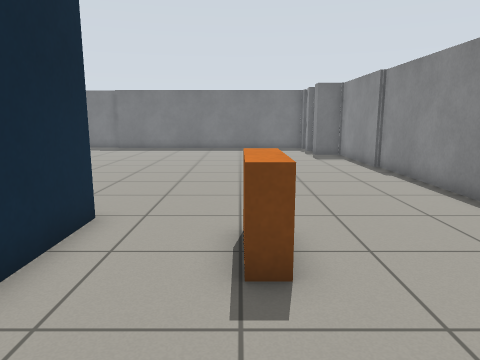
View 1 (above)

16 first-person views from a walk through a Gazebo world. The camera is 1 m above the floor, tilts 10° down and sees 70° across. The floor is counted in squares, 0.5 m on a side. Each view is taken from the middle of a square. On the plan, view 1 faces up. The plan holds only what a view shows up to about 18 squares ahead; the rest is blank.

View 2
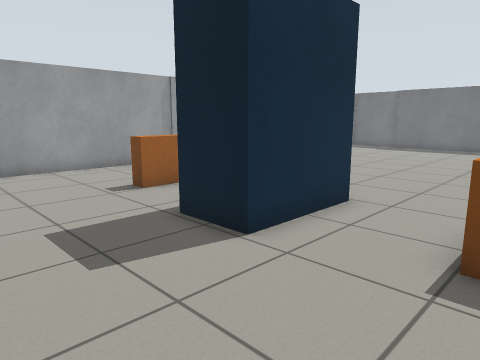

View 3
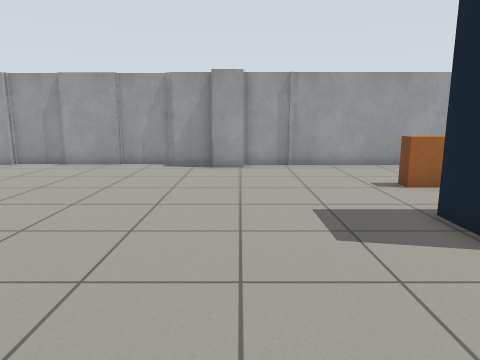

View 4
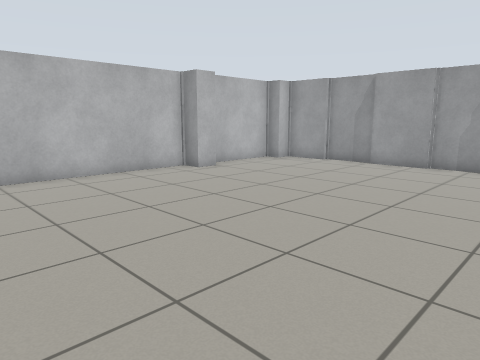

View 5
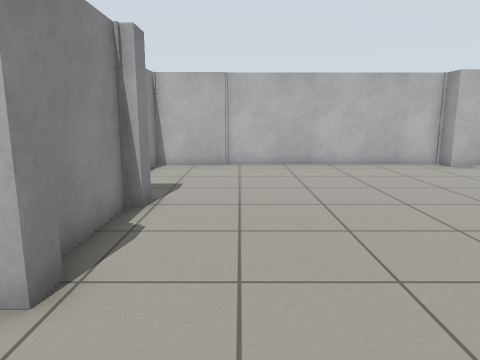

View 6
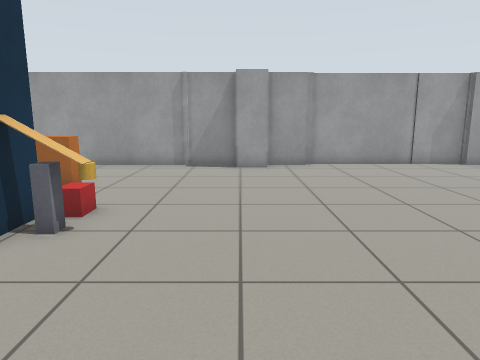

View 7
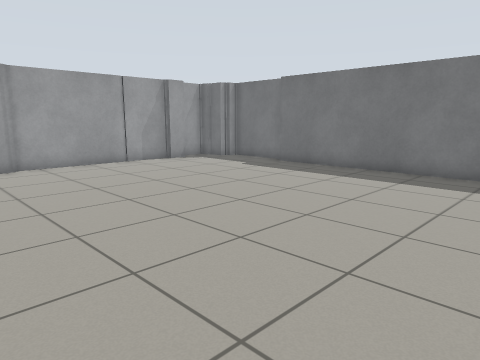

View 8
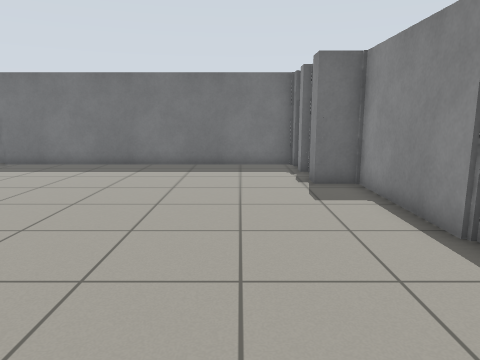

View 9
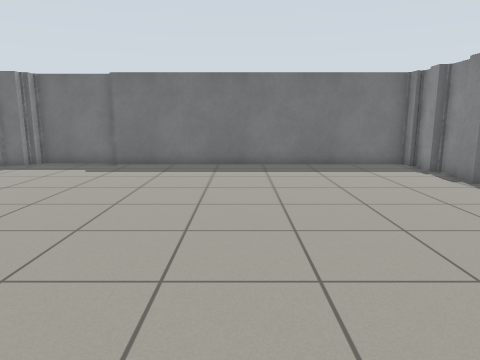

View 10
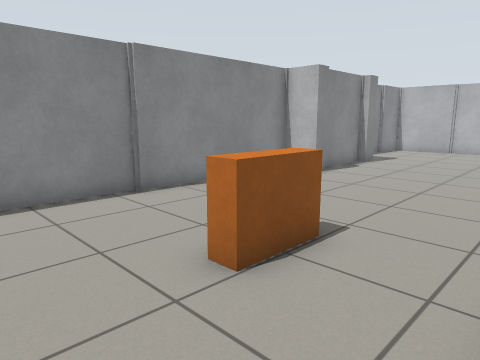

View 11
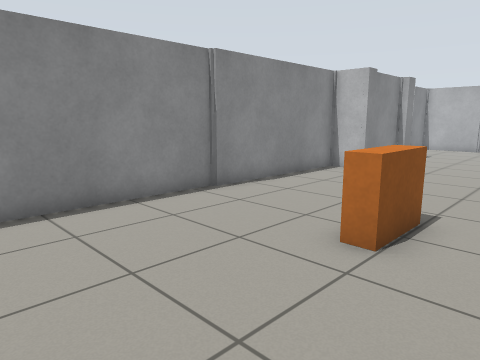

View 12
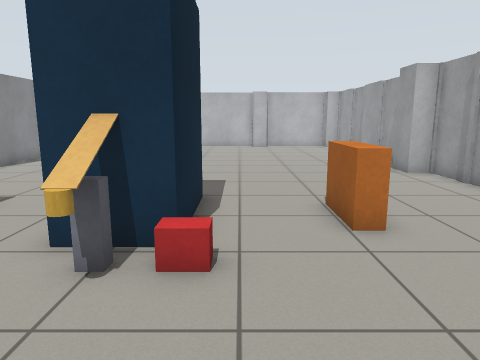

View 13
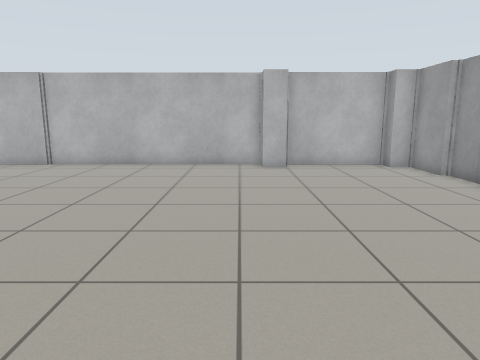

View 14
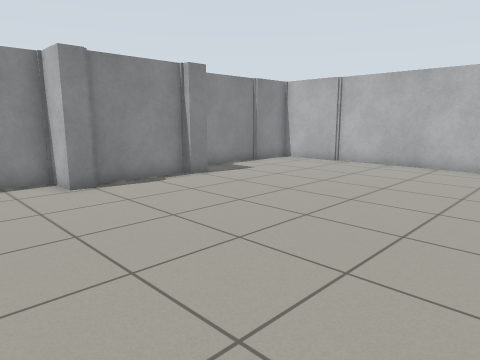

View 15
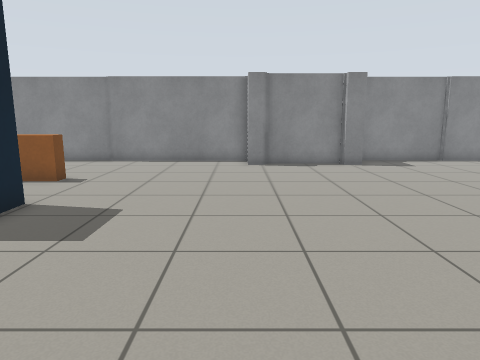

View 16
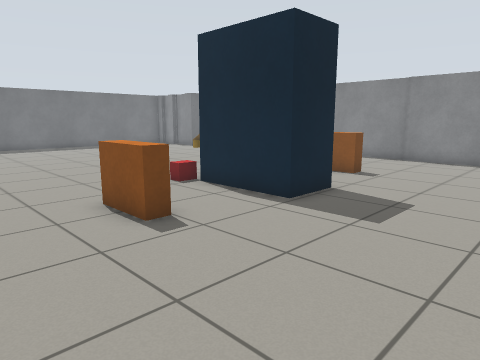

### Floor plan
Key: @ floor where view 1 was taken; # wall or solid block; . floor; B blue box; R orange box; C yellow cylinder; E red box; I beige box.
Columns run from 14 left of view 1 to 6 right of it. Each row starts with its distance up from view 1.
 25  ###################
 24  #.................#
 23  ..................#
 22 #..................#
 21 #..................#
 20 #..................##
 19 #...................#
 18 #...................#
 17 #...................#
 16 #...................#
 15 #...................#
 14 #...................#
 13 #...................#
 12 ##..................#
 11 ##..................#
 10 #...................#
  9 #...................#
  8 #.........C.........#
  7 #........EIB........#
  6 #.....R..B B..R.....#
  5 #.....R..B B..R.....#
  4 #.....R..B B..R.....#
  3 #........BBB........#
  2 #...................#
  1 #...................#
  0 #.............@.....#
 -1 ##..................#
 -2 ##..................#
 -3 #..................##
 -4 #..................#
 -5 #..................#
 -6 #..................#
 -7 #..................##
 -8 #...................#
 -9 #...................#
-10 #...................#
-11 #...................#
-12 #...................#
-13 #...................#
-14 ##....##............#
-15  ####################

Positions as (right, up) in squares from view 1, and headings:
1: (0, 0), facing up
2: (1, -1), facing up-left
3: (2, -1), facing left
4: (2, -2), facing down-left
5: (2, 1), facing down
6: (2, 11), facing left
7: (2, 11), facing up-left
8: (2, 9), facing up
9: (-3, 9), facing up
10: (-3, 9), facing down-right
11: (-2, 11), facing down-right
12: (-6, 12), facing down
13: (-6, 1), facing down
14: (-6, 1), facing down-right
15: (-11, -2), facing right
16: (-12, -2), facing up-right
